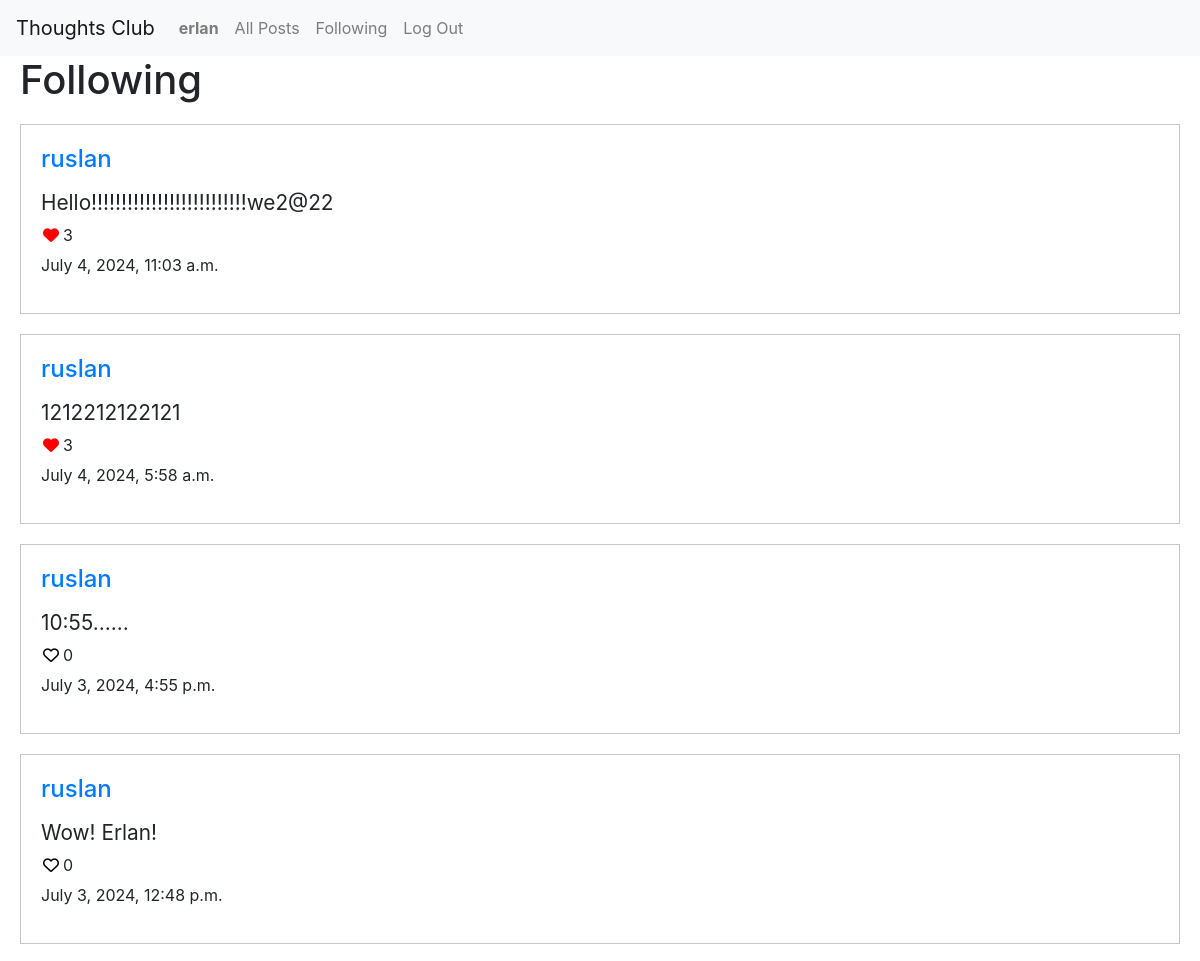
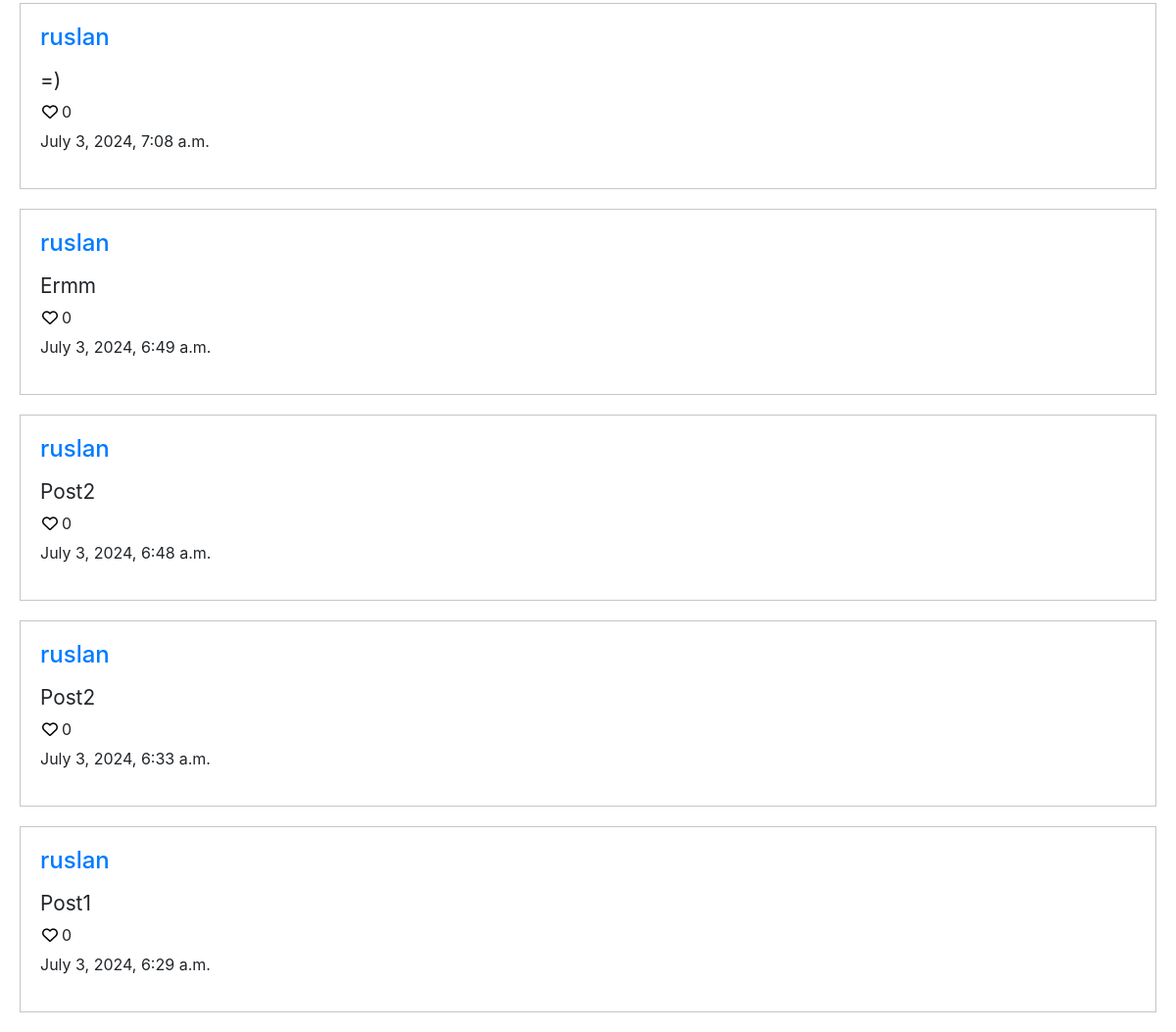
Page /following (signed in) on the committed database (2 pictures, top to bottom).
### network/models.py (models this page shows, shortened)
class User(AbstractUser):
    followers = models.ManyToManyField('self', symmetrical=False, related_name='following')
    liked_posts = models.ManyToManyField('Post', related_name='likes')
    def __str__(self):
        return f'{self.username}'

class Post(models.Model):
    content = models.TextField(blank=False)
    timestamp = models.DateTimeField(auto_now_add=True)
    author = models.ForeignKey(User, on_delete=models.CASCADE, related_name='posts')

### network/views.py (the view)
# urls.py: path("following", views.following_view, name="following"),
@login_required(login_url='login')
def following_view(request):
    user = User.objects.get(username=request.user.username)
    posts = []
    followed_users = user.following.all()
    for user in followed_users:
        for post in user.posts.order_by("-timestamp"):
            posts.append(post)
    return render(request, "network/following-page.html", {
        "posts": posts
    })

### network/templates/network/following-page.html (shortened to what this page needs)
{% extends "network/layout.html" %}
{% load static %}
{% block body %}
    <h1 style="margin-left: 20px">Following</h1>
    {% for post in posts %}
        <div class="new-post-main">
            <div class="middle-container">
                <a href="{% url 'user_page' post.author %}"><h4>{{ post.author }}</h4></a>
                <div id="content-{{ post.id }}" style="font-size: 1.3em">{{ post.content }}</div>
                <div class="likes-container">
                    <button id="likeBtn" data-post-id="{{ post.id }}" class="like-buttons invisible-buttons">
                    {% if request.user in post.likes.all %}
                        <i class="fa-solid fa-heart" style="color: #ff0000;"></i>
                    {% else %}
                        <i class="fa-regular fa-heart"></i>
                    {% endif %}
                    </button>
                    <p id="likes-count-{{ post.id }}">{{ post.likes.count }}</p>
                </div>
                <p>{{ post.timestamp }}</p>
            </div>
        </div>
    {% empty %}
        <h3 class="centered-texts">Here will be posts from people that you follow</h3>
    {% endfor %}
{% endblock %}

### network/templates/network/layout.html (shortened to what this page needs)
{% load static %}
<!DOCTYPE html>
<html lang="en">
    <head>
        <link rel="stylesheet" href="https://stackpath.bootstrapcdn.com/bootstrap/4.4.1/css/bootstrap.min.css">
        <link href="{% static 'network/styles.css' %}" rel="stylesheet">
    </head>
    <body>
        <nav class="navbar navbar-expand-lg navbar-light bg-light">
            <a class="navbar-brand" href="{% url 'index' %}">Thoughts Club</a>
            <div>
              <ul class="navbar-nav mr-auto">
                {% if user.is_authenticated %}
                    <li class="nav-item">
                        <a class="nav-link" href="{% url 'user_page' request.user %}"><strong>{{ request.user }}</strong></a>
                    </li>
                {% endif %}
                <li class="nav-item">
                  <a class="nav-link" href="{% url 'index' %}">All Posts</a>
                </li>
                {% if user.is_authenticated %}
                    <li class="nav-item">
                        <a class="nav-link" href="{% url 'following' %}">Following</a>
                    </li>
                    <li class="nav-item">
                        <a class="nav-link" href="{% url 'logout' %}">Log Out</a>
                    </li>
                {% endif %}
              </ul>
            </div>
          </nav>
        <div class="body">
            {% block body %}
            {% endblock %}
        </div>
    </body>
</html>

### network/static/network/styles.css (style rules this page uses)
.likes-container { display: flex; flex-direction: row; justify-content: space-between; align-items: baseline; width: 32px; height: 25px; }
.new-post-main { display: block; margin: 20px; border: 1px #aaaa solid; }
.middle-container { display: flex; flex-direction: column; row-gap: 5px; padding: 20px; }
.invisible-buttons { background-color: white; border: none; outline: none; width: 20px; height: 20px; display: flex; justify-content: center; align-items: center; padding: 0; }

### rows in the picture
User: user "erlan"
Post: author "ruslan", content "Hello!!!!!!!!!!!!!!!!!!!!!!!!!!we2@22", likes.count "3", timestamp "July 4, 2024, 11:03 a.m."
Post: author "ruslan", content "1212212122121", likes.count "3", timestamp "July 4, 2024, 5:58 a.m."
Post: author "ruslan", content "10:55......", likes.count "0", timestamp "July 3, 2024, 4:55 p.m."
Post: author "ruslan", content "Wow! Erlan!", likes.count "0", timestamp "July 3, 2024, 12:48 p.m."
Post: author "ruslan", content "=)", likes.count "0", timestamp "July 3, 2024, 7:08 a.m."
Post: author "ruslan", content "Ermm", likes.count "0", timestamp "July 3, 2024, 6:49 a.m."
Post: author "ruslan", content "Post2", likes.count "0", timestamp "July 3, 2024, 6:48 a.m."
Post: author "ruslan", content "Post2", likes.count "0", timestamp "July 3, 2024, 6:33 a.m."
Post: author "ruslan", content "Post1", likes.count "0", timestamp "July 3, 2024, 6:29 a.m."
